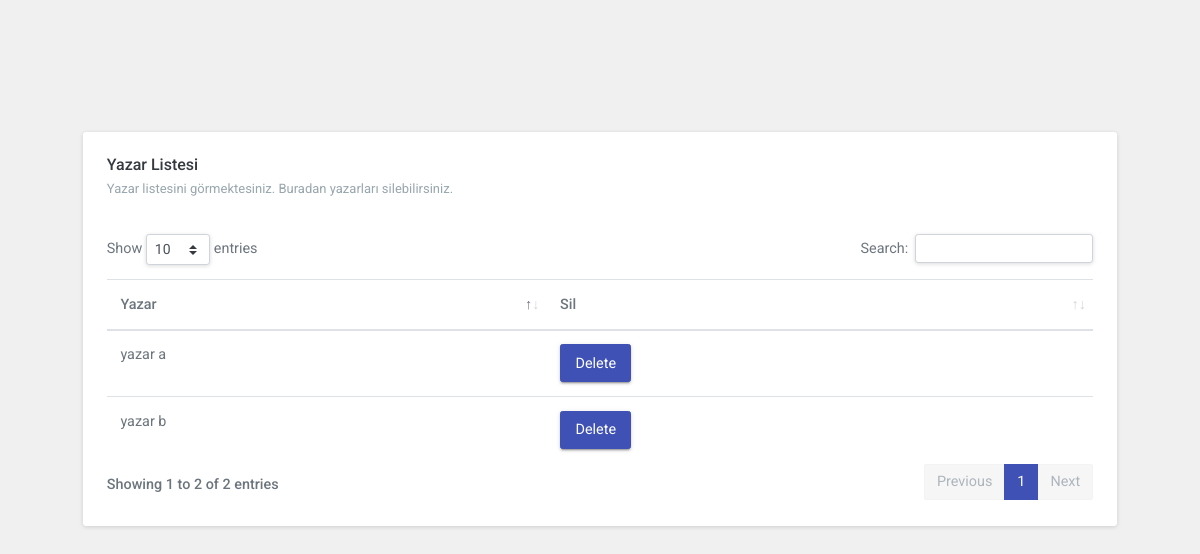
The page /book/author_list/ on the database as committed earlier.
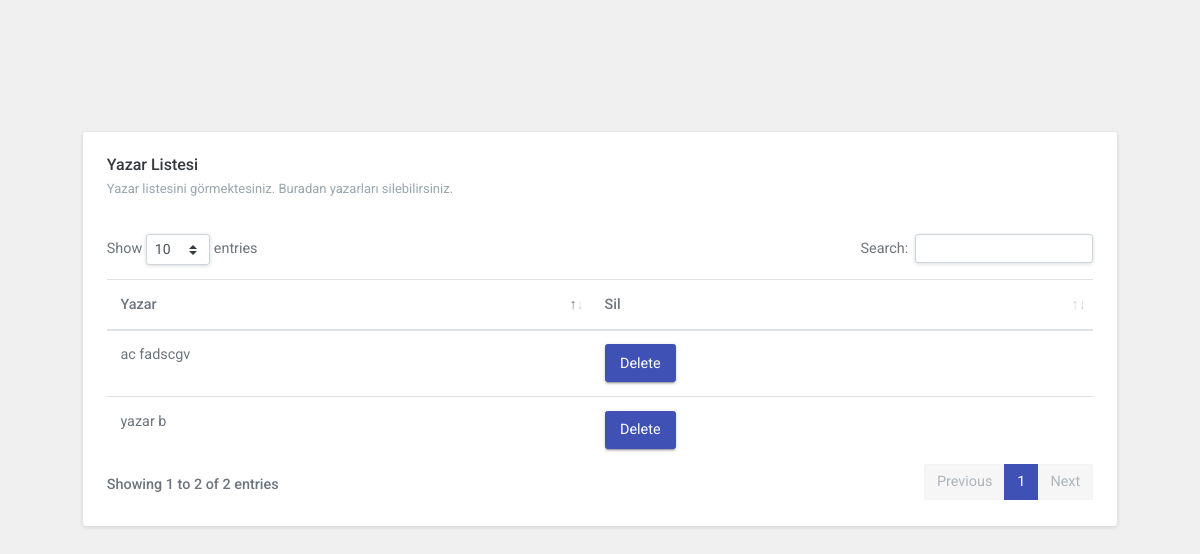
The same page on the database as committed later.
### core/models.py (models this page shows, shortened)
class Author(models.Model):
    name = models.CharField(max_length=50)
    last_name = models.CharField(max_length=50)
    birth = models.DateField()
    created = models.DateField(auto_now_add=True)
    is_protect = models.BooleanField(default=False)

### core/views.py (the view, shortened to what this page needs)
# urls.py: path('author_list/', views.AuthorListView.as_view(), name='author_list'),
class AuthorListView(View):
    def get(self, request):
        authors = Author.objects.all()
        protected_books=[]
        protected_notes=[]
        for author in authors:
            books=[]
            notes=[]
            protected_books += Book.objects.filter(author=author)
            protected_notes += AuthorNotes.objects.filter(author=author)
            print(protected_books)
            print(protected_notes)
            books=Book.objects.filter(author=author)
            notes=AuthorNotes.objects.filter(author=author)
            author.is_protect=False
            author.save()
            if books or notes:
                author.is_protect=True
                author.save()
        return render(request, 'author_list.html', {'authors': authors,"protected_notes":protected_notes,"protected_books":protected_books})

### core/models.py (called while the page is built)
    def __str__(self):
        return self.title + " - " + self.author.name

    def __str__(self):
        return self.title

### templates/author_list.html (shortened to what this page needs)
{% load static %}
<!DOCTYPE html>
<html lang="en"><head>
    <m eta name="viewport" content="width=device-width, initial-scale=1.0">
    <link href="{% static 'assets/libs/datatables/dataTables.bootstrap4.css' %}" rel="stylesheet" type="text/css">
    <link href="{% static 'assets/libs/datatables/responsive.bootstrap4.css' %}" rel="stylesheet" type="text/css">
    <link href="{% static 'assets/libs/datatables/buttons.bootstrap4.css' %}" rel="stylesheet" type="text/css">
    <link href="{% static 'assets/libs/datatables/select.bootstrap4.css' %}" rel="stylesheet" type="text/css">
    <link href="{% static 'assets/css/bootstrap.min.css' %}" rel="stylesheet" type="text/css">
    <link href="{% static 'assets/css/icons.min.css' %}" rel="stylesheet" type="text/css">
    <link href="{% static 'assets/css/app.min.css' %}" rel="stylesheet" type="text/css">
</head>
<body>
    <div class="wrapper">
        <div class="container-fluid">
            <div class="row">
                <div class="col-12">
                    <div class="card">
                        <div class="card-body">
                            <h4 class="header-title">Yazar Listesi</h4>
                            <p class="text-muted font-13 mb-4">
                                Yazar listesini görmektesiniz. Buradan yazarları silebilirsiniz.
                            </p>
                            <table id="scroll-horizontal-ferit" class="table w-100 nowrap">
                                <thead>
                                    <tr>
                                        <th>Yazar</th>
                                        <th> Sil   </th>
                                    </tr>
                                </thead>
                                <tbody>
                                    {% for author in authors %}
                                    <tr>
                                        <td class="sorting_1">{{ author.name }} {{author.last_name}}</td>
                                        {% if  author.is_protect %}
                                        <td>
                                            <button type="button" class="btn btn-primary" data-toggle="modal" id="openModalButton-{{ author.id }}" data-target="#author-protected-delete-{{author.id}}">Delete</button>
                                        </td>
                                        {% else %}
                                        <td>
                                            <button type="button" class="btn btn-danger" data-toggle="modal" data-target="#author-delete-{{author.id}}">Delete</button>
                                        </td>
                                        {% endif %}
                                    </tr>
                                    {% endfor %}
                                </tbody>
                            </table>
                        </div>
                    </div>
                </div>
            </div>
        </div>
    </div>
</body>
</html>

Rows that differ between the two databases and show on the page:
removed Author: name "yazar", last_name "a"
added Author: name "ac", last_name "fadscgv"
